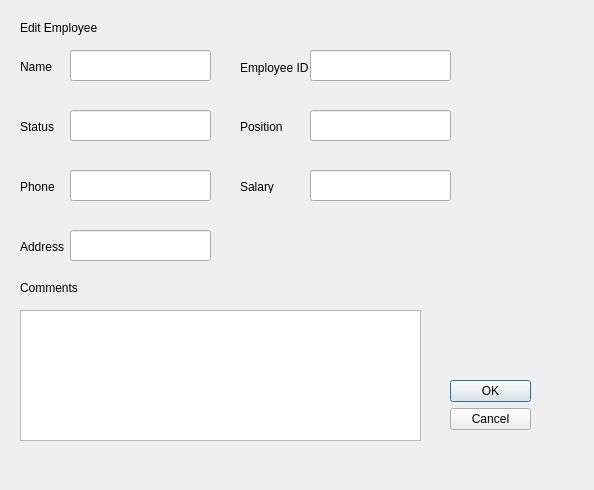
<?xml version="1.0" encoding="UTF-8"?>
<ui version="4.0">
 <class>Dialog</class>
 <widget class="QDialog" name="Dialog">
  <property name="geometry">
   <rect>
    <x>0</x>
    <y>0</y>
    <width>594</width>
    <height>490</height>
   </rect>
  </property>
  <property name="windowTitle">
   <string>Dialog</string>
  </property>
  <widget class="QDialogButtonBox" name="buttonBox">
   <property name="geometry">
    <rect>
     <x>450</x>
     <y>380</y>
     <width>81</width>
     <height>51</height>
    </rect>
   </property>
   <property name="orientation">
    <enum>Qt::Vertical</enum>
   </property>
   <property name="standardButtons">
    <set>QDialogButtonBox::Cancel|QDialogButtonBox::Ok</set>
   </property>
  </widget>
  <widget class="QLabel" name="status_lbl">
   <property name="geometry">
    <rect>
     <x>20</x>
     <y>120</y>
     <width>47</width>
     <height>13</height>
    </rect>
   </property>
   <property name="text">
    <string>Status</string>
   </property>
  </widget>
  <widget class="QLabel" name="position_lbl">
   <property name="geometry">
    <rect>
     <x>240</x>
     <y>120</y>
     <width>47</width>
     <height>13</height>
    </rect>
   </property>
   <property name="text">
    <string>Position</string>
   </property>
  </widget>
  <widget class="QLineEdit" name="name_edit">
   <property name="geometry">
    <rect>
     <x>70</x>
     <y>50</y>
     <width>141</width>
     <height>31</height>
    </rect>
   </property>
  </widget>
  <widget class="QTextEdit" name="comments_edit">
   <property name="geometry">
    <rect>
     <x>20</x>
     <y>310</y>
     <width>401</width>
     <height>131</height>
    </rect>
   </property>
  </widget>
  <widget class="QLabel" name="name_lbl">
   <property name="geometry">
    <rect>
     <x>20</x>
     <y>60</y>
     <width>47</width>
     <height>13</height>
    </rect>
   </property>
   <property name="text">
    <string>Name</string>
   </property>
  </widget>
  <widget class="QLabel" name="salary_lbl">
   <property name="geometry">
    <rect>
     <x>240</x>
     <y>180</y>
     <width>47</width>
     <height>13</height>
    </rect>
   </property>
   <property name="text">
    <string>Salary</string>
   </property>
  </widget>
  <widget class="QLabel" name="comments_lbl">
   <property name="geometry">
    <rect>
     <x>20</x>
     <y>280</y>
     <width>61</width>
     <height>16</height>
    </rect>
   </property>
   <property name="text">
    <string>Comments</string>
   </property>
  </widget>
  <widget class="QLabel" name="label">
   <property name="geometry">
    <rect>
     <x>20</x>
     <y>20</y>
     <width>111</width>
     <height>16</height>
    </rect>
   </property>
   <property name="text">
    <string>Edit Employee</string>
   </property>
  </widget>
  <widget class="QLineEdit" name="position_edit">
   <property name="geometry">
    <rect>
     <x>310</x>
     <y>110</y>
     <width>141</width>
     <height>31</height>
    </rect>
   </property>
  </widget>
  <widget class="QLineEdit" name="salary_edit">
   <property name="geometry">
    <rect>
     <x>310</x>
     <y>170</y>
     <width>141</width>
     <height>31</height>
    </rect>
   </property>
  </widget>
  <widget class="QLineEdit" name="status_edit">
   <property name="geometry">
    <rect>
     <x>70</x>
     <y>110</y>
     <width>141</width>
     <height>31</height>
    </rect>
   </property>
  </widget>
  <widget class="QLineEdit" name="phone_edit">
   <property name="geometry">
    <rect>
     <x>70</x>
     <y>170</y>
     <width>141</width>
     <height>31</height>
    </rect>
   </property>
  </widget>
  <widget class="QLabel" name="phone_lbl">
   <property name="geometry">
    <rect>
     <x>20</x>
     <y>180</y>
     <width>47</width>
     <height>13</height>
    </rect>
   </property>
   <property name="text">
    <string>Phone</string>
   </property>
  </widget>
  <widget class="QLabel" name="address_lbl">
   <property name="geometry">
    <rect>
     <x>20</x>
     <y>240</y>
     <width>47</width>
     <height>13</height>
    </rect>
   </property>
   <property name="text">
    <string>Address</string>
   </property>
  </widget>
  <widget class="QLineEdit" name="address_edit">
   <property name="geometry">
    <rect>
     <x>70</x>
     <y>230</y>
     <width>141</width>
     <height>31</height>
    </rect>
   </property>
  </widget>
  <widget class="QLineEdit" name="employee_id_edit">
   <property name="geometry">
    <rect>
     <x>310</x>
     <y>50</y>
     <width>141</width>
     <height>31</height>
    </rect>
   </property>
  </widget>
  <widget class="QLabel" name="employee_id_lbl">
   <property name="geometry">
    <rect>
     <x>240</x>
     <y>60</y>
     <width>71</width>
     <height>16</height>
    </rect>
   </property>
   <property name="text">
    <string>Employee ID</string>
   </property>
  </widget>
 </widget>
 <resources/>
 <connections/>
</ui>
